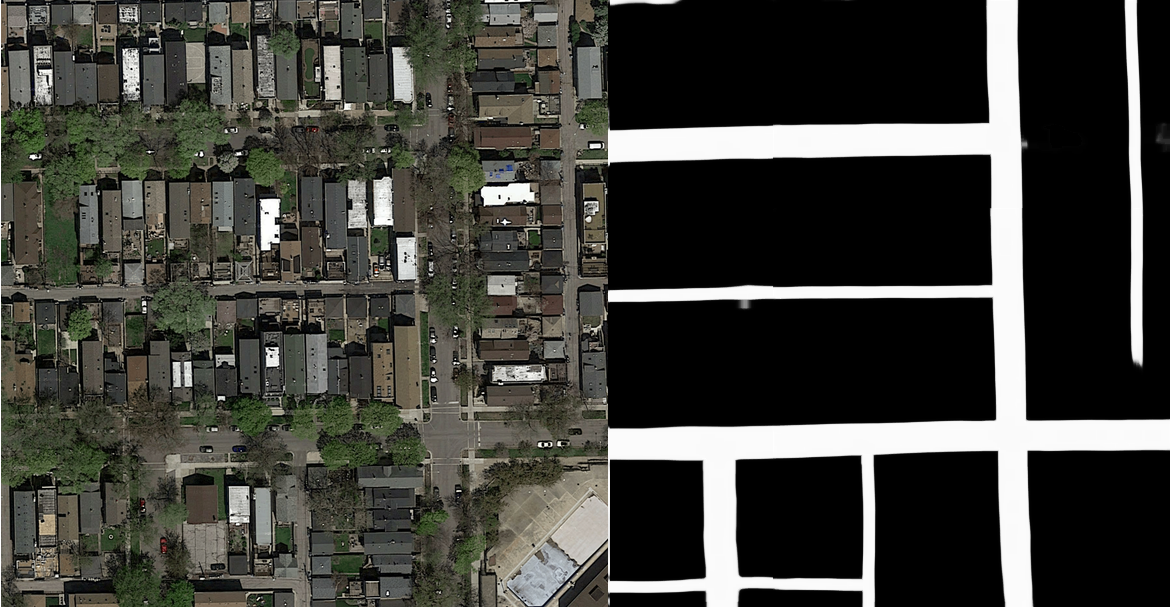
#> input picture report/images/readme_im.png, 1170 x 608 px, found by its file name; its folder holds 3 pictures in this run
$ python main.py
#> lines starting #> are read from the running program, lines starting #| are printed output that depends on the picture
### scripts/helpers.py
# Helper functions
import matplotlib.image as mpimg
import numpy as np
import os,sys


def load_image(infilename):
    '''Loads image from filename'''
#> called with infilename = '../data/training/images/readme_im.png'
    data = mpimg.imread(infilename)
#> data is the input picture: shape (608, 1170, 4) float32; mean R, G, B, A 0.248, 0.249, 0.227, 0.998
    return data

def load_images(n):
    '''Load a set of images'''
    root_dir = "../data/training/"

    image_dir = root_dir + "images/"
    files = os.listdir(image_dir)

    print("Loading " + str(n) + " images")
    imgs = [load_image(image_dir + files[i]) for i in range(n)]
#> call 2 of load_image, with infilename = '../data/training/images/readme_im1.png'
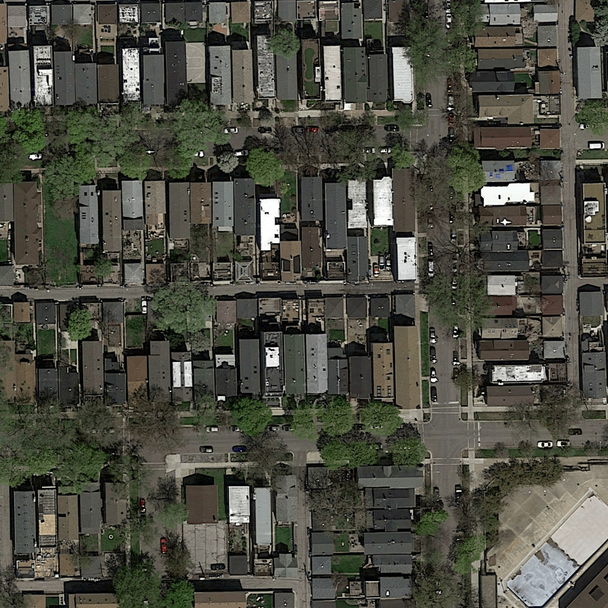
#> input picture report/images/readme_im1.png, 608 x 608 px, found by its file name
#> in load_image, data is the input picture: shape (608, 608, 3) float32; mean R, G, B 0.301, 0.302, 0.261
#> call 3 of load_image, with infilename = '../data/training/images/readme_im2.png'
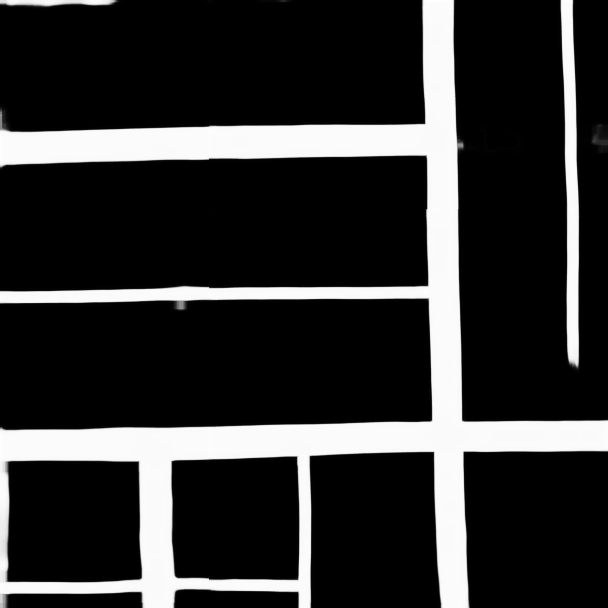
#> input picture report/images/readme_im2.png, 608 x 608 px, found by its file name
#> in load_image, data is the input picture: shape (608, 608) float32; min 0, max 1, mean 0.19


    gt_dir = root_dir + "groundtruth/"
    print("Loading " + str(n) + " images")
    gt_imgs = [load_image(gt_dir + files[i]) for i in range(n)]

    return imgs, gt_imgs

# [36 lines left out: functions img_float_to_uint8, concatenate_images, img_crop, not called in this run]

### scripts/main.py


import matplotlib.pyplot as plt

from PIL import Image
from sklearn import linear_model
import sklearn as sk
from helpers import *
from preprocessing import *
from mask_to_submission import *
from submission_to_mask import *
from imaging import *
import numpy as np
import matplotlib.image as mpimg

n=100 #number of images used for validation and training

#> (the run stopped early here; a loop or call above may not have finished)
